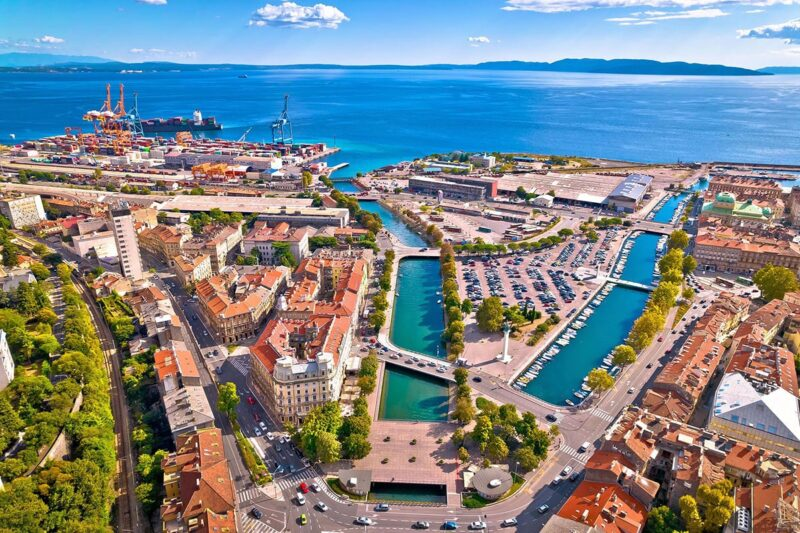
#> input picture RobotDreams/images/Rijeka-Death-Canal.jpg, 800 x 533 px
$ jupyter execute Homework.ipynb
#> lines starting #> are read from the running program, lines starting #| are printed output that depends on the picture
# HOMEWORK 1

After the installation of Anaconda, jupyter notebook and the required virtual environment, you will have to test that everything has been set up correctly. For that purpose, you will have to execute the following code and run it without errors.

The code loads an image and creates a picture collage consisting of 4 pictures. Each of the four pictures is a version of the original image with the colour channels swapped.

You will have to also finish some part of the code :-)

[cell 1]
import cv2
import numpy as np
from matplotlib import pyplot as plt
plt.rcParams['figure.figsize'] = [15, 10]

[cell 2]
# Load an image (you can freely chose any image you like)
img = cv2.imread('../../images/Rijeka-Death-Canal.jpg')
#> img is the input picture: shape (533, 800, 3); mean B, G, R 138.6, 134.6, 124.3
# Convert it to RGB
img = cv2.cvtColor(img, cv2.COLOR_BGR2RGB)

# Plot it
plt.imshow(img)

Let's make a collage.

[cell 3]
# Split the image into the three colour channels
red, green, blue = cv2.split(img)
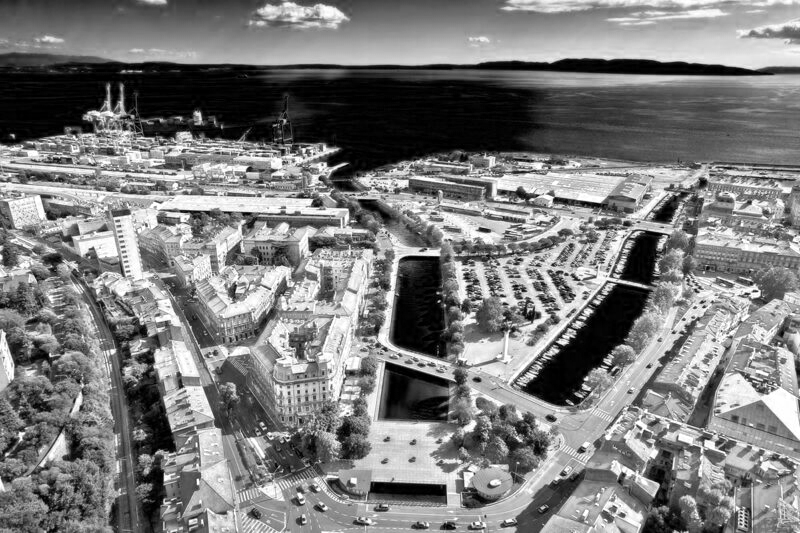
#> red: shape (533, 800); min 0, max 255, mean 124.3
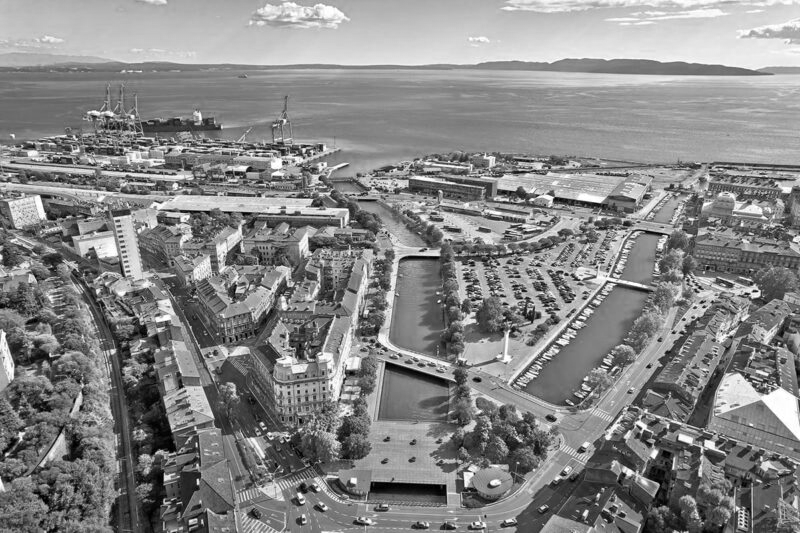
#> green: shape (533, 800); min 0, max 255, mean 134.6
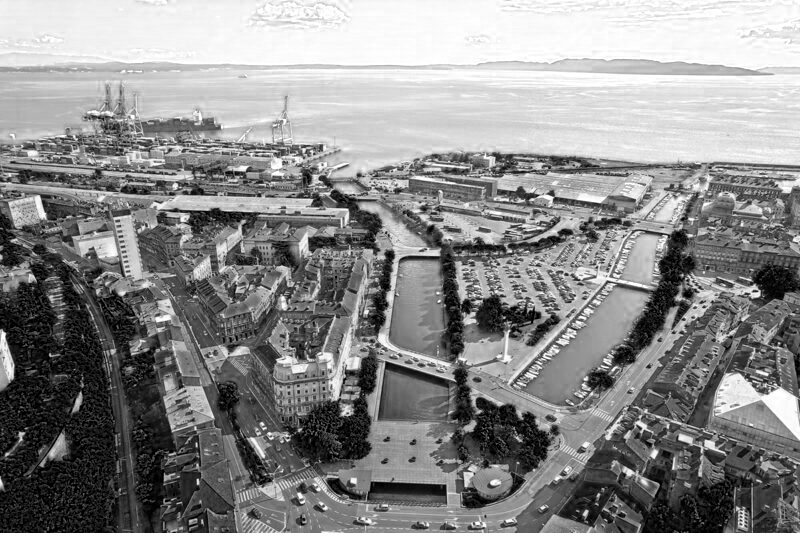
#> blue: shape (533, 800); min 0, max 255, mean 138.6

# Compose the image in the RGB colour space
img1 = cv2.merge([red, green, blue])

# Compose the image in the RBG colour space
img2 = cv2.merge([red, blue, green])
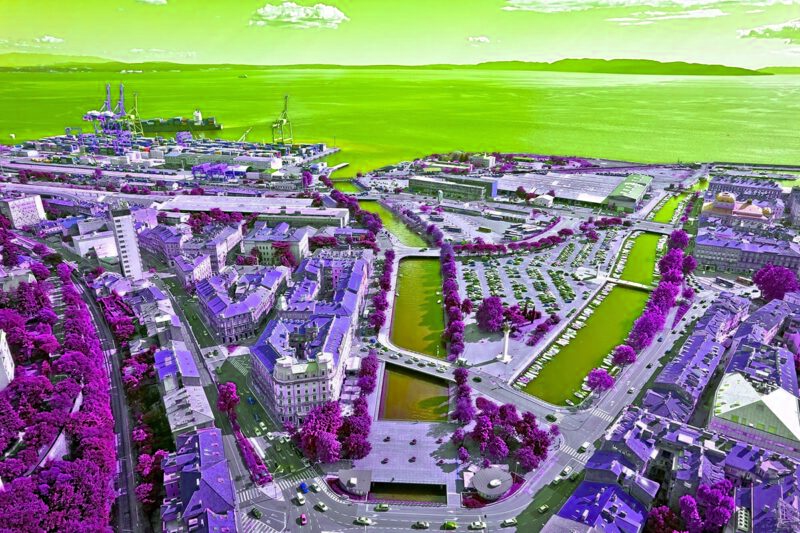
#> img2: shape (533, 800, 3); mean of channels 0, 1, 2 124.3, 138.6, 134.6; drawn as B, G, R

# Compose the image in the GRB colour space
img3 = cv2.merge([green, red, blue])
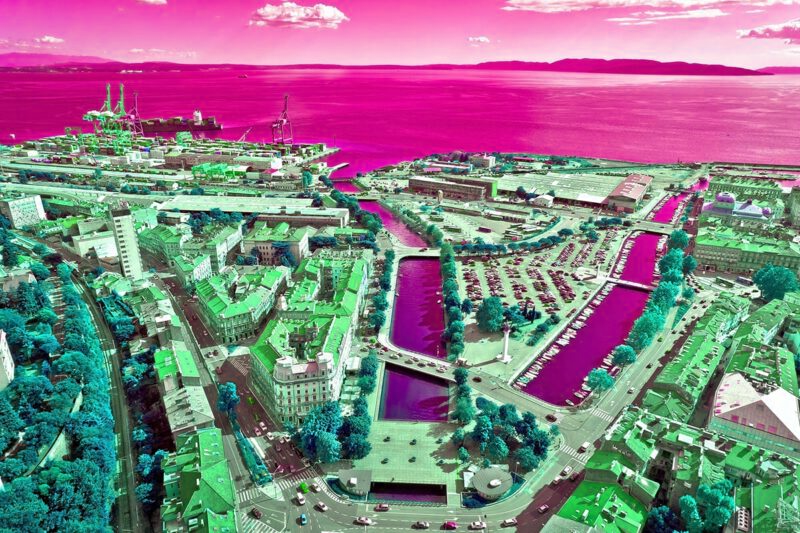
#> img3: shape (533, 800, 3); mean of channels 0, 1, 2 134.6, 124.3, 138.6; drawn as B, G, R

# Compose the image in the BGR colour space
img4 = cv2.merge([blue, green, red])

# Create the collage
out1 = np.hstack([img1, img2])
out2 = np.hstack([img3, img4])
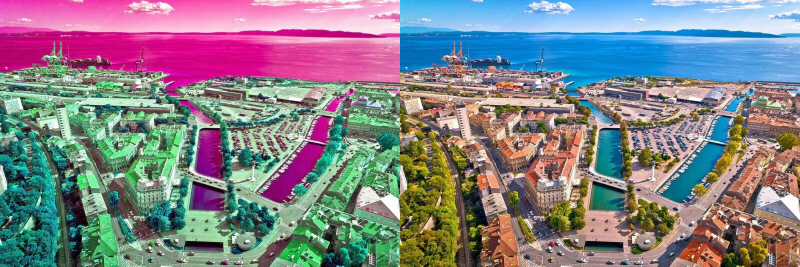
#> out2: shape (533, 1600, 3) (shown at 1/2 size); mean of channels 0, 1, 2 136.6, 129.4, 131.4; drawn as B, G, R
out = np.vstack([out1, out2])
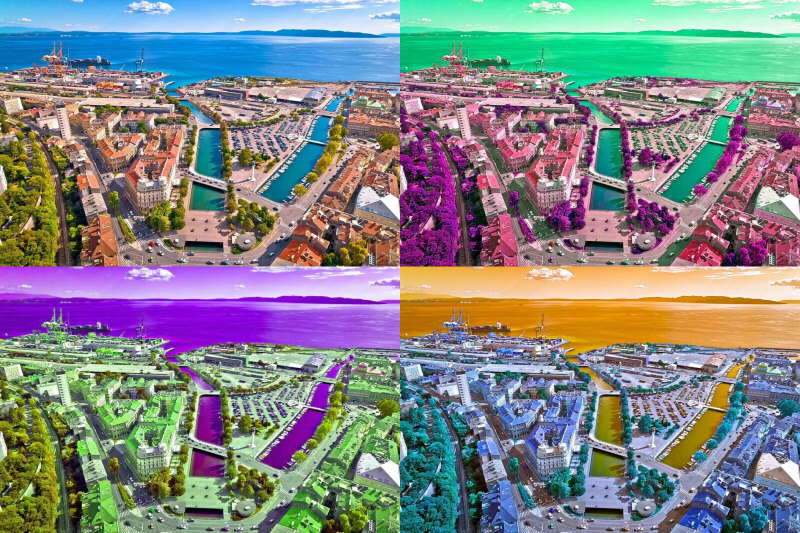
#> out: shape (1066, 1600, 3) (shown at 1/2 size); mean R, G, B 130.4, 133, 134

# Plot the collage
plt.imshow(out)
plt.axis(False)

And now you are going to make a simple geometric collage. You need to flip your image both horizontally and vertically to obtain the following result.

You can flip the images "manually" but you might also find useful the numpy functions [fliplr](https://numpy.org/doc/stable/reference/generated/numpy.fliplr.html) and [flipud](https://numpy.org/doc/stable/reference/generated/numpy.flipud.html) ;-).

[cell 4]
# Load an image (you can freely chose any image you like)
img = cv2.imread('../../images/Rijeka-Death-Canal.jpg')
# Convert it to RGB
img = cv2.cvtColor(img, cv2.COLOR_BGR2RGB)

# Make a collage

out1 = np.hstack([img1, np.fliplr(img)])
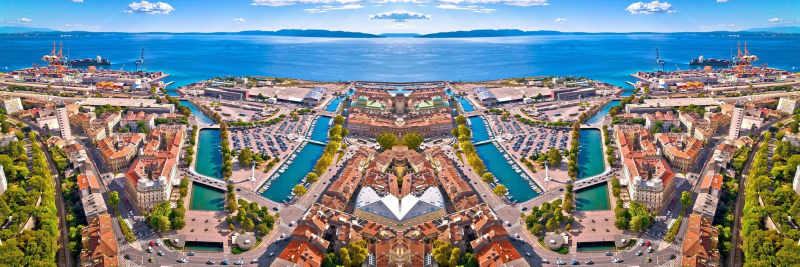
#> out1: shape (533, 1600, 3) (shown at 1/2 size); mean R, G, B 124.3, 134.6, 138.6
out2 = np.hstack([np.flipud(img), np.fliplr(np.flipud(img))])
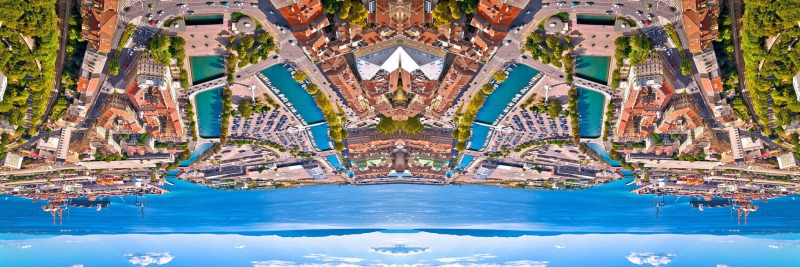
#> out2: shape (533, 1600, 3) (shown at 1/2 size); mean R, G, B 124.3, 134.6, 138.6
out = np.vstack([out1, out2])
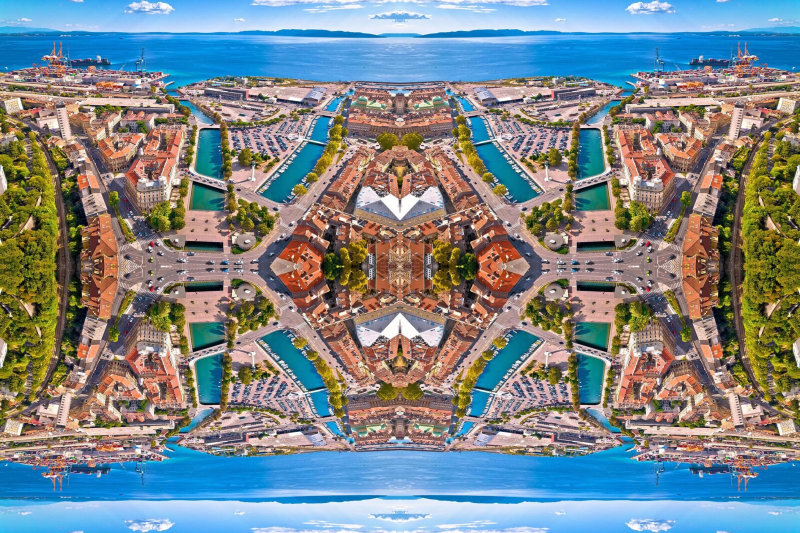
#> out: shape (1066, 1600, 3) (shown at 1/2 size); mean R, G, B 124.3, 134.6, 138.6


# Plot the collage
plt.imshow(out)

$ run again, with RobotDreams/images/SeaBeach.jpg copied over RobotDreams/images/Rijeka-Death-Canal.jpg
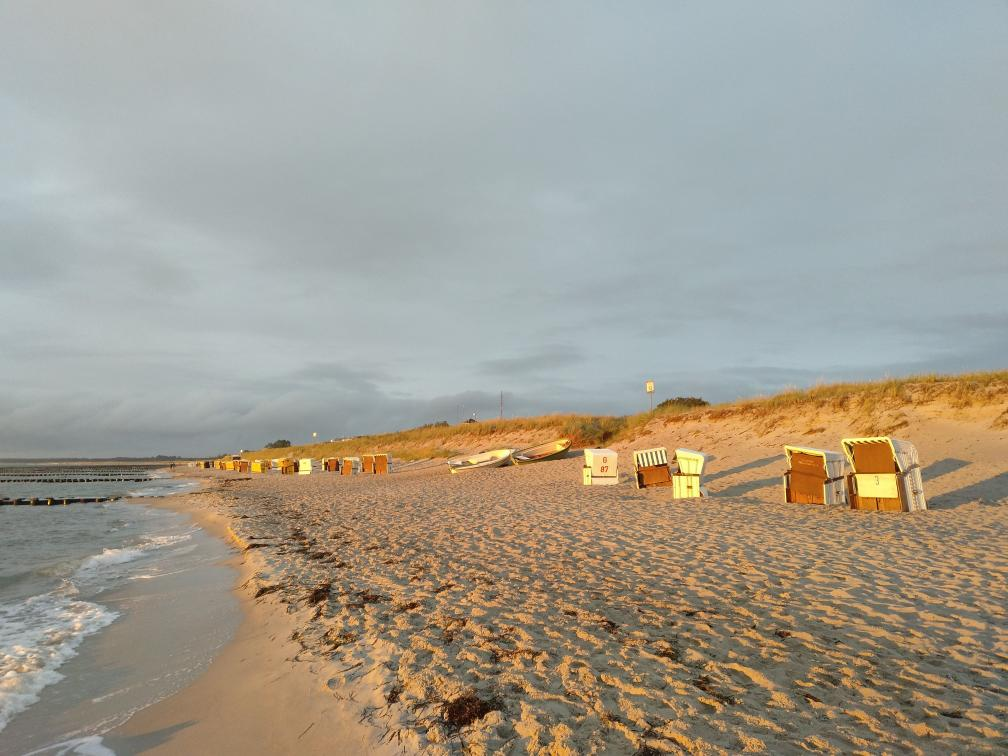
#> input picture RobotDreams/images/SeaBeach.jpg, 1008 x 756 px
#> img is the input picture: shape (756, 1008, 3); mean B, G, R 144.1, 156.8, 162.3
#> `out = np.vstack([out1, out2])`:
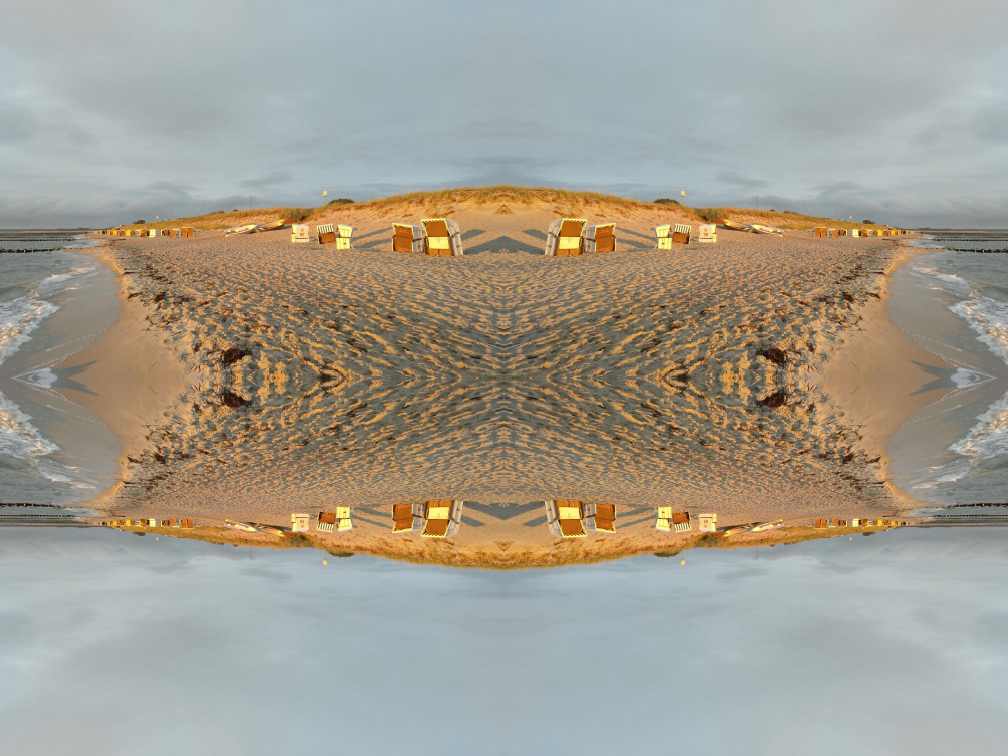
#> out: shape (1512, 2016, 3) (shown at 1/2 size); mean R, G, B 162.3, 156.8, 144.1
